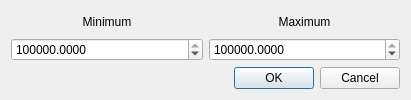
<?xml version="1.0" encoding="UTF-8"?>
<ui version="4.0">
 <class>QEStripChartRangeDialog</class>
 <widget class="QWidget" name="QEStripChartRangeDialog">
  <property name="geometry">
   <rect>
    <x>0</x>
    <y>0</y>
    <width>411</width>
    <height>100</height>
   </rect>
  </property>
  <property name="windowTitle">
   <string>Strip Chart Times</string>
  </property>
  <layout class="QVBoxLayout" name="verticalLayout">
   <item>
    <layout class="QHBoxLayout" name="horizontalLayout">
     <item>
      <widget class="QLabel" name="label">
       <property name="text">
        <string>Minimum</string>
       </property>
       <property name="alignment">
        <set>Qt::AlignCenter</set>
       </property>
      </widget>
     </item>
     <item>
      <widget class="QLabel" name="label_2">
       <property name="text">
        <string>Maximum</string>
       </property>
       <property name="alignment">
        <set>Qt::AlignCenter</set>
       </property>
      </widget>
     </item>
    </layout>
   </item>
   <item>
    <layout class="QHBoxLayout" name="horizontalLayout_2">
     <item>
      <widget class="QDoubleSpinBox" name="minimumSpinBox">
       <property name="decimals">
        <number>4</number>
       </property>
       <property name="minimum">
        <double>-1000000000.000000000000000</double>
       </property>
       <property name="maximum">
        <double>1000000000.000000000000000</double>
       </property>
       <property name="singleStep">
        <double>1.000000000000000</double>
       </property>
       <property name="value">
        <double>1000000000.000000000000000</double>
       </property>
      </widget>
     </item>
     <item>
      <widget class="QDoubleSpinBox" name="maximumSpinBox">
       <property name="decimals">
        <number>4</number>
       </property>
       <property name="minimum">
        <double>-1000000000.000000000000000</double>
       </property>
       <property name="maximum">
        <double>1000000000.000000000000000</double>
       </property>
       <property name="value">
        <double>1000000000.000000000000000</double>
       </property>
      </widget>
     </item>
    </layout>
   </item>
   <item>
    <layout class="QHBoxLayout" name="horizontalLayout_3">
     <item>
      <spacer name="horizontalSpacer">
       <property name="orientation">
        <enum>Qt::Horizontal</enum>
       </property>
       <property name="sizeHint" stdset="0">
        <size>
         <width>208</width>
         <height>20</height>
        </size>
       </property>
      </spacer>
     </item>
     <item>
      <widget class="QDialogButtonBox" name="buttonBox">
       <property name="standardButtons">
        <set>QDialogButtonBox::Cancel|QDialogButtonBox::Ok</set>
       </property>
      </widget>
     </item>
    </layout>
   </item>
  </layout>
 </widget>
 <resources/>
 <connections/>
</ui>
